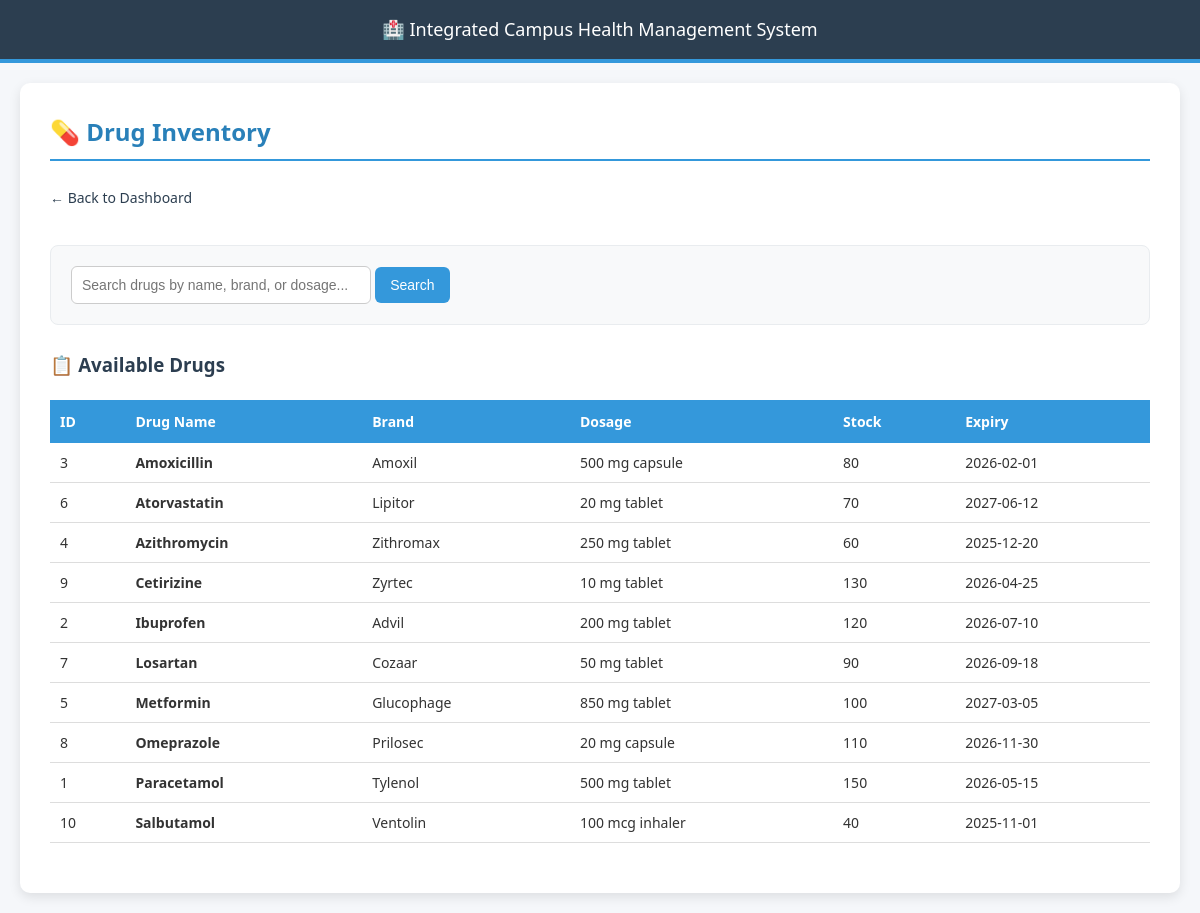
/drugs.php, run on the app's committed database.
### tables this page shows
CREATE TABLE drugs (
    drug_id INT AUTO_INCREMENT PRIMARY KEY,
    drug_name VARCHAR(100) NOT NULL,
    brand VARCHAR(100),
    dosage VARCHAR(100),
    stock_qty INT DEFAULT 0 CHECK (stock_qty >= 0),
    expiry_date DATE,
    INDEX idx_name (drug_name)
);

### drugs.php (the view, shortened to what this page needs)
<?php include 'header.php'; ?>
<?php include "db.php"; if (session_status() === PHP_SESSION_NONE) session_start(); ?>
<!DOCTYPE html>
<html>
<head>
    <link rel="stylesheet" href="style.css">
</head>
<body>
<div class="container">
    <h2>💊 Drug Inventory</h2>
    <a href="dashboard.php" class="back-link">← Back to Dashboard</a>
    <?php
    $role = $_SESSION['role'];
    $can_edit = ($role === 'pharmacist');
    $condition = "";
            ?>
    <div class="search-box">
        <form method="get">
            <input type="text" name="search" placeholder="Search drugs by name, brand, or dosage..."
                   value="<?php echo isset($_GET['search']) ? htmlspecialchars($_GET['search']) : ''; ?>">
            <input type="submit" value="Search">
        </form>
    </div>
    <h3>📋 Available Drugs</h3>
    <table>
        <thead>
            <tr>
                <th>ID</th>
                <th>Drug Name</th>
                <th>Brand</th>
                <th>Dosage</th>
                <th>Stock</th>
                <th>Expiry</th>
            </tr>
        </thead>
        <tbody>
            <?php
            $sql = "SELECT * FROM drugs $condition ORDER BY drug_name";
            $res = mysqli_query($conn, $sql);
            if (mysqli_num_rows($res) == 0) {
                echo "<tr><td colspan='" . ($can_edit ? '7' : '6') . "' style='text-align: center; color: #7f8c8d; padding: 20px;'>No drugs found.</td></tr>";
            } else {
                while ($row = mysqli_fetch_assoc($res)) {
                    echo "<tr>
                            <td>{$row['drug_id']}</td>
                            <td><strong>" . htmlspecialchars($row['drug_name']) . "</strong></td>
                            <td>" . htmlspecialchars($row['brand']) . "</td>
                            <td>{$row['dosage']}</td>
                            <td>{$row['stock_qty']}</td>
                            <td>{$row['expiry_date']}</td>";
                    echo "</tr>";
                }
            }
            ?>
        </tbody>
    </table>
</div>
</body>
</html>

### header.php (shortened to what this page needs)
<div class="header-strip">
    <h1>🏥 Integrated Campus Health Management System</h1>
</div>

### style.css (style rules this page uses)
* { margin: 0; padding: 0; box-sizing: border-box; }
body { font-family: 'Segoe UI', Tahoma, Geneva, Verdana, sans-serif; background: #f5f7fa; color: #333; line-height: 1.6; padding: 20px; }
h1, h2, h3, h4 { color: #2c3e50; margin-bottom: 16px; font-weight: 600; }
h2 { font-size: 24px; border-bottom: 2px solid #3498db; padding-bottom: 8px; color: #2980b9; }
a { color: #3498db; text-decoration: none; }
.back-link { display: inline-block; margin: 10px 0 20px; color: #2c3e50; font-weight: 500; font-size: 14px; }
.container { max-width: 1200px; margin: 0 auto; background: white; padding: 30px; border-radius: 10px; box-shadow: 0 4px 12px rgba(0, 0, 0, 0.1); }
form { background: #f8f9fa; padding: 20px; border-radius: 8px; margin-bottom: 25px; border: 1px solid #e9ecef; }
form input[type="text"], form input[type="password"], form input[type="number"], form input[type="datetime-local"], form input[type="date"], form select { width: 100%; padding: 10px; border: 1px solid #ccc; border-radius: 6px; font-size: 14px; transition: border 0.3s; }
form input[type="submit"], form button { background: #3498db; color: white; padding: 10px 20px; border: none; border-radius: 6px; cursor: pointer; font-size: 14px; font-weight: 500; }
table { width: 100%; border-collapse: collapse; margin: 20px 0; font-size: 14px; }
th { background: #3498db; color: white; text-align: left; padding: 12px 10px; font-weight: 600; }
td { padding: 10px; border-bottom: 1px solid #ddd; }
.search-box { margin: 15px 0; }
.search-box input[type="text"] { padding: 10px; width: 300px; border: 1px solid #ccc; border-radius: 6px; }
.search-box input[type="submit"] { padding: 10px 15px; background: #3498db; color: white; border: none; border-radius: 6px; cursor: pointer; }

### header.php (style rules this page uses)
.header-strip { background: #2c3e50; padding: 15px 20px; margin: -20px -20px 20px -20px; border-bottom: 4px solid #3498db; border-radius: 0; }
.header-strip h1 { color: white; font-size: 18px; font-weight: 500; margin: 0; text-align: center; }

### data on the page
drugs: drug_id "3", drug_name "Amoxicillin", brand "Amoxil", dosage "500 mg capsule", stock_qty "80", expiry_date "2026-02-01"
drugs: drug_id "6", drug_name "Atorvastatin", brand "Lipitor", dosage "20 mg tablet", stock_qty "70", expiry_date "2027-06-12"
drugs: drug_id "4", drug_name "Azithromycin", brand "Zithromax", dosage "250 mg tablet", stock_qty "60", expiry_date "2025-12-20"
drugs: drug_id "9", drug_name "Cetirizine", brand "Zyrtec", dosage "10 mg tablet", stock_qty "130", expiry_date "2026-04-25"
drugs: drug_id "2", drug_name "Ibuprofen", brand "Advil", dosage "200 mg tablet", stock_qty "120", expiry_date "2026-07-10"
drugs: drug_id "7", drug_name "Losartan", brand "Cozaar", dosage "50 mg tablet", stock_qty "90", expiry_date "2026-09-18"
drugs: drug_id "5", drug_name "Metformin", brand "Glucophage", dosage "850 mg tablet", stock_qty "100", expiry_date "2027-03-05"
drugs: drug_id "8", drug_name "Omeprazole", brand "Prilosec", dosage "20 mg capsule", stock_qty "110", expiry_date "2026-11-30"
drugs: drug_id "1", drug_name "Paracetamol", brand "Tylenol", dosage "500 mg tablet", stock_qty "150", expiry_date "2026-05-15"
drugs: drug_id "10", drug_name "Salbutamol", brand "Ventolin", dosage "100 mcg inhaler", stock_qty "40", expiry_date "2025-11-01"
